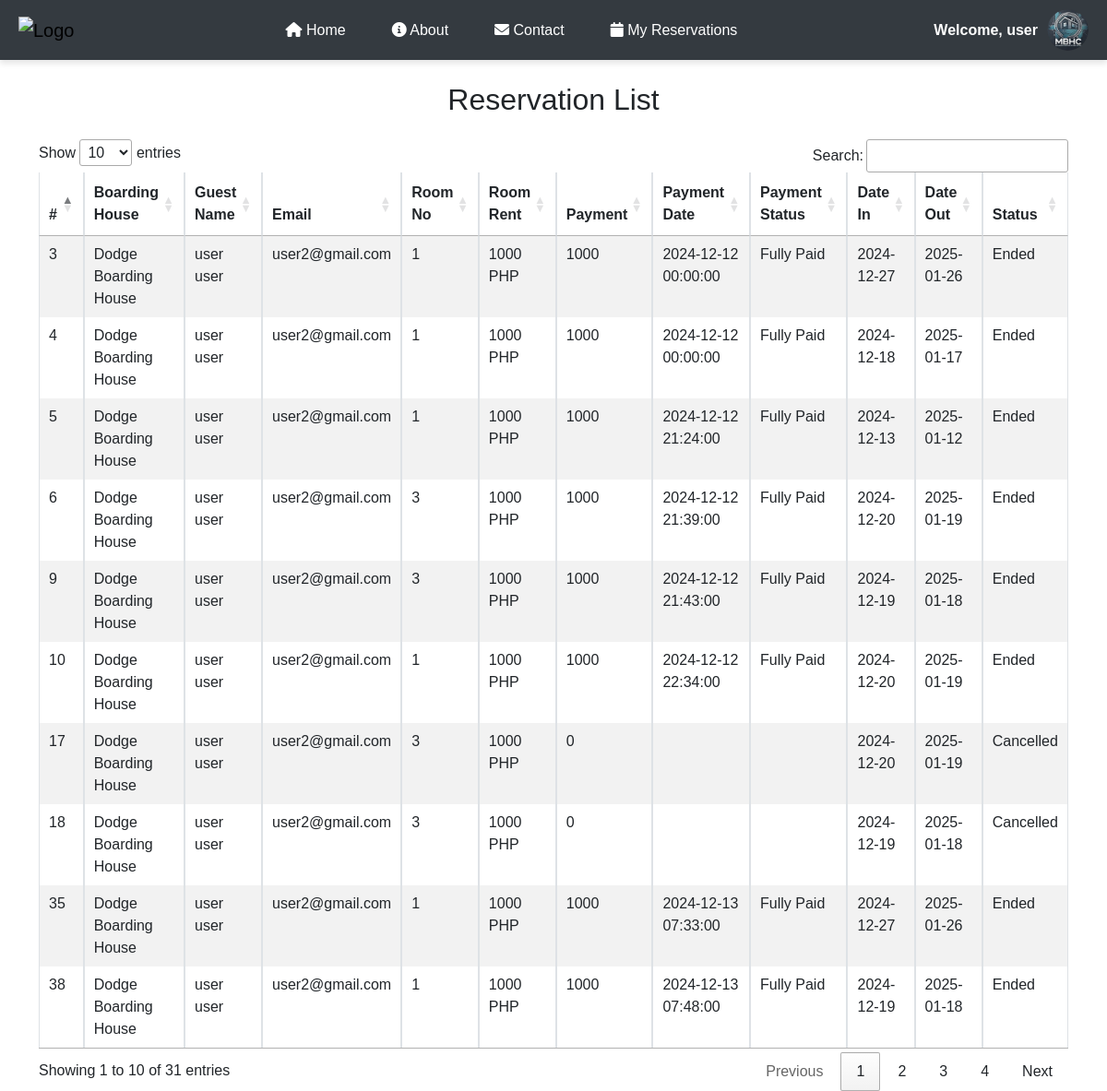
/reservation.php (signed in), run on the app's committed database.
### tables this page shows
CREATE TABLE `users` (
  `id` int(11) NOT NULL,
  `image` varchar(255) NOT NULL,
  `fname` varchar(50) NOT NULL,
  `lname` varchar(50) NOT NULL,
  `gender` varchar(255) NOT NULL,
  `tenant_status` varchar(255) NOT NULL,
  `school` varchar(255) NOT NULL,
  `uname` varchar(50) NOT NULL,
  `pass` varchar(50) NOT NULL,
  `role` varchar(50) NOT NULL,
  `hname` varchar(255) NOT NULL
);

CREATE TABLE `reservation` (
  `id` int(255) NOT NULL,
  `image` varchar(255) NOT NULL,
  `fname` varchar(255) NOT NULL,
  `lname` varchar(255) NOT NULL,
  `email` varchar(255) NOT NULL,
  `gender` varchar(255) NOT NULL,
  `date_in` date DEFAULT NULL,
  `date_out` date DEFAULT NULL,
  `tenant_status` varchar(255) NOT NULL,
  `school` varchar(255) NOT NULL,
  `addons` varchar(255) NOT NULL,
  `room_no` int(255) NOT NULL,
  `capacity` int(255) NOT NULL,
  `room_slot` varchar(255) NOT NULL,
  `current_tenant` int(255) NOT NULL,
  `amenities` varchar(255) NOT NULL,
  `tenant_type` varchar(255) NOT NULL,
  `room_floor` varchar(255) NOT NULL,
  `price` int(255) NOT NULL,
  `slot_price` int(255) NOT NULL,
  `status` varchar(255) NOT NULL,
  `payment` int(255) NOT NULL,
  `pay_stat` varchar(255) NOT NULL,
  `pay_date` datetime DEFAULT NULL,
  `res_stat` varchar(255) NOT NULL,
  `res_duration` varchar(255) NOT NULL,
  `res_reason` varchar(255) NOT NULL,
  `hname` varchar(255) NOT NULL,
  `owner` varchar(255) NOT NULL
);

### reservation.php (the view, shortened to what this page needs)
<?php require 'php/connection.php';
?>
<!DOCTYPE html>
<html lang="en">
<head>
    <link rel="stylesheet" href="https://cdn.jsdelivr.net/npm/bootstrap@5.3.0/dist/css/bootstrap.min.css">
    <link rel="stylesheet" href="https://cdn.datatables.net/1.13.5/css/jquery.dataTables.min.css">
</head>
<body>
    <?php include 'navbar.php'; ?>
    <div class="container mt-4">
        <h2 class="text-center mb-4">Reservation List</h2>
        <div class="table-responsive">
            <table id="reservationTable" class="table table-striped table-bordered" style="width:100%">
                <thead>
                    <tr>
                        <th>#</th>
                        <th>Boarding House</th>
                        <th>Guest Name</th>
                        <th>Email</th>
                        <th>Room No</th>
                        <th>Room Rent</th>
                        <th>Payment</th>
                        <th>Payment Date</th>
                        <th>Payment Status</th>
                        <th>Date In</th>
                        <th>Date Out</th>
                        <th>Status</th>
                    </tr>
                </thead>
                <tbody>
                    <?php
                    if (!empty($_SESSION['uname']) && $_SESSION['role'] == 'user') {
                        $uname = $_SESSION['uname'];
                        $reservationQuery = "SELECT * FROM reservation WHERE email = '$uname' ORDER BY id DESC";
                        $reservationResult = mysqli_query($conn, $reservationQuery);
                        while ($reservation = mysqli_fetch_assoc($reservationResult)) {
                            echo "<tr>
                                <td data-label='#'>{$reservation['id']}</td>
                                <td data-label='Boarding House'>{$reservation['hname']}</td>
                                <td data-label='Guest Name'>{$reservation['fname']} {$reservation['lname']}</td>
                                <td data-label='Email'>{$reservation['email']}</td>
                                <td data-label='Room No'>{$reservation['room_no']}</td>
                                <td data-label='Room Rent'>{$reservation['price']} PHP</td>
                                <td data-label='Payment'>{$reservation['payment']}</td>
                                <td data-label='Payment Date'>{$reservation['pay_date']}</td>
                                <td data-label='Payment Status'>{$reservation['pay_stat']}</td>
                                <td data-label='Date In'>{$reservation['date_in']}</td>
                                <td data-label='Date Out'>{$reservation['date_out']}</td>
                                <td data-label='Status'>{$reservation['res_stat']}</td>
                            </tr>";
                        }
                    }
                    ?>
                </tbody>
            </table>
        </div>
    </div>
</body>
</html>

### navbar.php (shortened to what this page needs)
<!DOCTYPE html>
<html lang="en">
<head>
    <link rel="stylesheet" href="https://cdnjs.cloudflare.com/ajax/libs/font-awesome/6.0.0/css/all.min.css">
</head>
<body>
<?php
    if (!empty($_SESSION['uname'])) {
        $uname = $_SESSION['uname'];
        $query = "SELECT * FROM users WHERE uname = '$uname'";
        $result = mysqli_query($conn, $query);
        $fetch = mysqli_fetch_assoc($result);
    }
?>
<nav class="navbar">
    <a class="navbar-brand" href="#">
        <img src="images/0.png" alt="Logo">
    </a>
    <div class="nav-links">
        <a class="nav-link" href="index.php"><i class="fas fa-home"></i> Home</a>
        <a class="nav-link" href="about.php"><i class="fas fa-info-circle"></i> About</a>
        <a class="nav-link" href="contact.php"><i class="fas fa-envelope"></i> Contact</a>
        <?php if (!empty($_SESSION['uname']) && $_SESSION['role'] == 'user'): ?>
            <a class="nav-link" href="reservation.php"><i class="fas fa-calendar"></i> My Reservations</a>
        <?php endif; ?>
    </div>
    <div class="login">
        <?php if (empty($_SESSION['uname'])): ?>
            <a class="button" href="php/login.php"><i class="fas fa-sign-in-alt"></i> Login</a>
        <?php else: ?>
            <div class="profile-dropdown">
                <span>Welcome, <?php echo $fetch['fname']; ?></span>
                <img src="<?php echo $fetch['image']; ?>" alt="Profile Image" class="profile-img">
            </div>
        <?php endif; ?>
    </div>
</nav>
</body>
</html>

### navbar.php (style rules this page uses)
* { margin: 0; padding: 0; box-sizing: border-box; font-family: sans-serif; }
.navbar { background-color: #343a40 !important; display: flex; justify-content: space-between; align-items: center; padding: 10px 20px; box-shadow: 0 4px 6px rgba(0, 0, 0, 0.1); position: relative; }
.navbar-brand img { width: 80px; height: 80px; }
.nav-links { display: flex; gap: 20px; align-items: center; }
.nav-link { color: white; text-decoration: none; padding: 10px 15px; transition: color 0.3s ease; }
.profile-dropdown { position: relative; display: flex; align-items: center; cursor: pointer; }
.profile-dropdown span { color: white; font-weight: bold; margin-right: 10px; }
.profile-img { width: 45px; height: 45px; border-radius: 50%; object-fit: cover; }

### data on the page
users: fname "user", image (picture)
reservation: id "38", hname "Dodge Boarding House", fname "user", lname "user", email "user2@gmail.com", room_no "1", price "1000", payment "1000", pay_date "2024-12-13 07:48:00", pay_stat "Fully Paid", date_in "2024-12-19", date_out "2025-01-18", res_stat "Ended"
reservation: id "35", hname "Dodge Boarding House", fname "user", lname "user", email "user2@gmail.com", room_no "1", price "1000", payment "1000", pay_date "2024-12-13 07:33:00", pay_stat "Fully Paid", date_in "2024-12-27", date_out "2025-01-26", res_stat "Ended"
reservation: id "18", hname "Dodge Boarding House", fname "user", lname "user", email "user2@gmail.com", room_no "3", price "1000", payment "0", date_in "2024-12-19", date_out "2025-01-18", res_stat "Cancelled"
reservation: id "17", hname "Dodge Boarding House", fname "user", lname "user", email "user2@gmail.com", room_no "3", price "1000", payment "0", date_in "2024-12-20", date_out "2025-01-19", res_stat "Cancelled"
reservation: id "10", hname "Dodge Boarding House", fname "user", lname "user", email "user2@gmail.com", room_no "1", price "1000", payment "1000", pay_date "2024-12-12 22:34:00", pay_stat "Fully Paid", date_in "2024-12-20", date_out "2025-01-19", res_stat "Ended"
reservation: id "9", hname "Dodge Boarding House", fname "user", lname "user", email "user2@gmail.com", room_no "3", price "1000", payment "1000", pay_date "2024-12-12 21:43:00", pay_stat "Fully Paid", date_in "2024-12-19", date_out "2025-01-18", res_stat "Ended"
reservation: id "6", hname "Dodge Boarding House", fname "user", lname "user", email "user2@gmail.com", room_no "3", price "1000", payment "1000", pay_date "2024-12-12 21:39:00", pay_stat "Fully Paid", date_in "2024-12-20", date_out "2025-01-19", res_stat "Ended"
reservation: id "5", hname "Dodge Boarding House", fname "user", lname "user", email "user2@gmail.com", room_no "1", price "1000", payment "1000", pay_date "2024-12-12 21:24:00", pay_stat "Fully Paid", date_in "2024-12-13", date_out "2025-01-12", res_stat "Ended"
reservation: id "4", hname "Dodge Boarding House", fname "user", lname "user", email "user2@gmail.com", room_no "1", price "1000", payment "1000", pay_date "2024-12-12 00:00:00", pay_stat "Fully Paid", date_in "2024-12-18", date_out "2025-01-17", res_stat "Ended"
reservation: id "3", hname "Dodge Boarding House", fname "user", lname "user", email "user2@gmail.com", room_no "1", price "1000", payment "1000", pay_date "2024-12-12 00:00:00", pay_stat "Fully Paid", date_in "2024-12-27", date_out "2025-01-26", res_stat "Ended"
